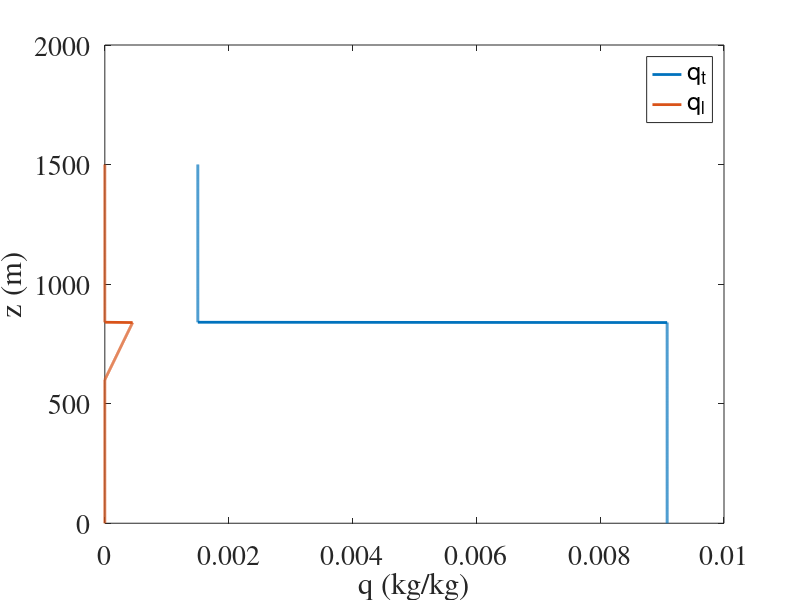
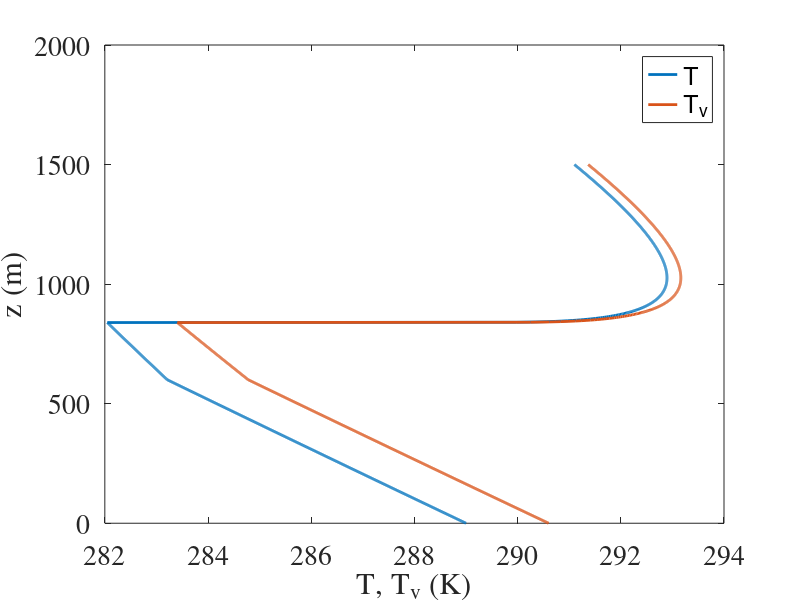
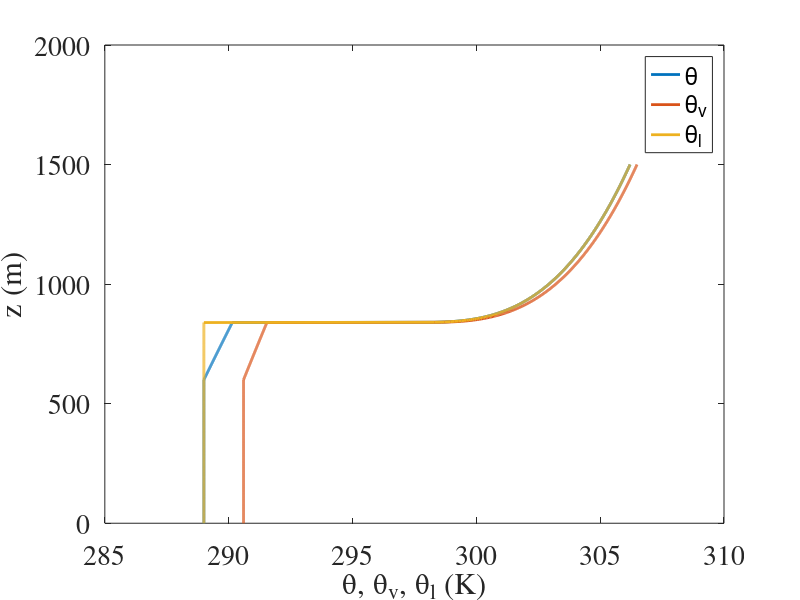
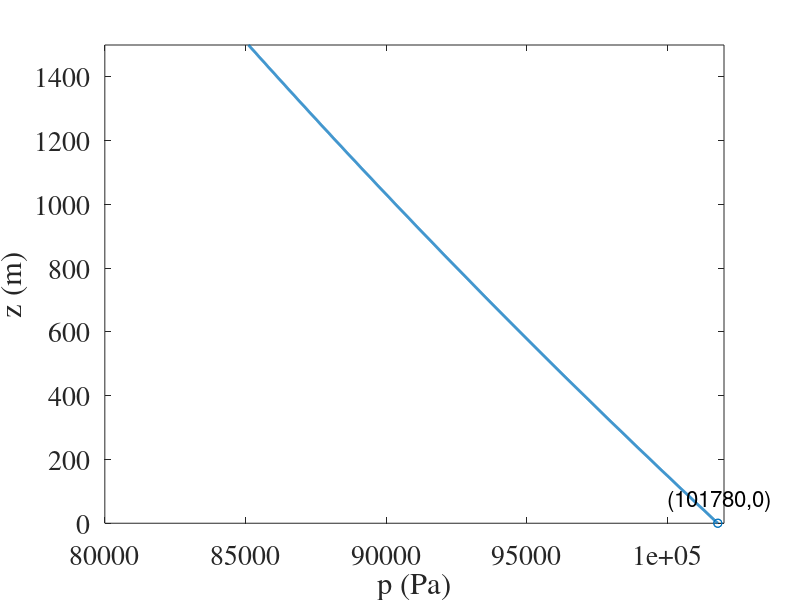

Write MATLAB code to recreate these figures, in order.
%
%
% Initialize Dycoms: 
% see details in CLIMA-doc
%
%
clear all
close all
addpath /Users/simone/Work/Matlab-functions/export_fig/
ifig=1;
write2file = 10;
%

gas_constant   = 8.3144598;
molmass_dryair = 28.97e-3;

R_d     = 287.0
R_v     = 461.5
cp_d    = 1015.0
cv_d    =  717.0
cp_v    = 1859.0
cp_l    = 4181.0
Lv0     = 2.47e6
epsdv   = 1.61
g       = 9.81

p_sfc     = 1.0178e5
rho_sfc   = 1.22;
pi0       =    1;
q_tot_sfc = 9.0e-3;
Rm_sfc    = R_d*(1 + (epsdv - 1)*q_tot_sfc);
T_sfc     = p_sfc/(rho_sfc*Rm_sfc);
T_0       = 285.0; %average b.l. temperature

u    =  7.0;
v    = -5.0;
ztop  = 1500.0

nop = 4;
nzmax    = 2*(150*nop+1);
zh       = linspace(0, ztop, nzmax);
zz       = linspace(0, 300, nzmax);
r_tot    = 0.0*zh;
q_tot    = 0.0*r_tot;
sounding = zeros(nzmax, 6);

%Define q_liq:
zb = 600.0 %cloud bottom
zi = 840.0 %cloud top
q_liq_peak = 0.00045;
dz_cloud = zi - zb;
for k = 1:length(zh)
	
	q_liq(k) =0;
	if zh(k) > zb && zh(k) <= zi	
		q_liq(k) = (zh(k) - zb)*q_liq_peak/dz_cloud;
	end
end

for k = 1:length(zh)

	if ( zh(k) <= zi)
		theta_liq(k)  = 289.0;
		r_tot(k)      = 9.0e-3;                  %kg/kg  specific humidity --> approx. to mixing ratio is ok
		q_tot(k)      = r_tot(k)/(1.0 - r_tot(k));  %total water mixing ratio
	else
		theta_liq(k) = 297.5 + (zh(k) - zi)^(1/3);
		r_tot(k)     = 1.5e-3;                  %kg/kg  specific humidity --> approx. to mixing ratio is ok
		q_tot(k)     = r_tot(k)/(1.0 - r_tot(k));  %total water mixing ratio
	end
end

%Derive T from theta_liq (find roots of non-linear equation p.546 of Stull):
for k = 1:length(zh)
	
	z   = zh(k);
	thl = theta_liq(k);
	rl  = q_liq(k);
	
	%Pressure (what follows is only valid in absence of ice):
	%R_m, c_p
	Rm  = R_d*(1 + (epsdv - 1)*q_tot(k) - epsdv*q_liq(k));
	cpm = cp_d + (cp_v - cp_d)*q_tot(k) + (cp_l - cp_v)*q_liq(k);
	 
	
	
%	[pd, rhod]   = calculate_dry_pressure(z, theta);
	
%	fun = @(x) theta_liq_to_T(x, thl, rl, z); % x is zero that I am looking for: T
%	T = fzero(fun, 300.0);
%	
%	verify = thl - (T + g*z/cp_d) + rl*(Lv0 * (T + g*z/cp_d) /(cp_d*T));
%	
%	if(abs(verify) <= 1e-12)
%		Tz(k) = T;
%	end	
%	
%	%Tv:
%	r_vap(k) = q_tot(k) - q_liq(k);
%	Tv(k) = T*(1 + (epsdv - 1)*q_tot(k) - epsdv*q_liq(k)) ;
%	
%	%theta, thetav:
%	theta(k)  = Tz(k) + g*zh(k)/cp_d;
%	thetav(k) = theta(k)*(1 + (epsdv - 1)*q_tot(k) - epsdv*q_liq(k));
%
%	pd(k)   = p_sfc*(1 - g*zh(k)/(cp_d * theta_liq(1)));
%	p(k)   = pd(k) * (1 + (q_tot(k) - q_liq(k))*R_v/R_d);
%	p1(k)   = (1 + (epsdv - 1)*q_tot(k) - epsdv*q_liq(k))*pd(k);
%	rhod(k) = (p_sfc/(Rm * theta_liq(k)))*(pd(k)/p_sfc)^((cp(k)/Rm - 1));

    %From Tapio in clima-doc
	%Pressure
	H = Rm_sfc * T_0 / g;
	p(k) = p_sfc * exp(-zh(k)/H);
	
	%Exner
	exner = (p(k)/p_sfc)^(R_d/cp_d);
	
	%T, Tv 
	T(k)     = exner*theta_liq(k) + Lv0*q_liq(k)/(cpm*exner);
	Tv(k)    = T(k)*(1 + (epsdv - 1)*q_tot(k) - epsdv*q_liq(k));
	
	%Density
	rho(k)   = p(k)/(Rm*T(k));
	
	%Theta, Thetav
	theta(k)  = T(k)/exner;
	thetav(k) = theta(k)*(1 + (epsdv - 1)*q_tot(k) - epsdv*q_liq(k));
	
end

%
% Plot:
%

%q_tot, q_liq
figure(ifig);
plot(q_tot, zh, 'LineWidth',2)
hold on
plot(q_liq, zh, 'LineWidth',2)
legend('q_t', 'q_l');
xlabel('q (kg/kg)','Fontsize',21,'FontName','Times');
ylabel('z (m)','Fontsize',21,'FontName','Times');
set(gca,'FontName','Times', 'Fontsize',20);
set(gcf, 'Color', 'w');
if(write2file==1)
	outfilename = strcat('dy_mixing_ratios.eps');
	export_fig(outfilename, '-native');
end
ifig = ifig+1;


%T, Tv
figure(ifig);
plot(T, zh, 'LineWidth',2)
hold on
plot(Tv, zh, 'LineWidth',2)
legend('T', 'T_v');
%axis([0.5 4 0 6]);
xlabel('T, T_v (K)','Fontsize',21,'FontName','Times');
ylabel('z (m)','Fontsize',21,'FontName','Times');
set(gca,'FontName','Times', 'Fontsize',20);
set(gcf, 'Color', 'w');
if(write2file==1)
	outfilename = strcat('dy_tempe.eps');
	export_fig(outfilename, '-native');
end
ifig = ifig+1;


%theta, thetav
figure(ifig);
plot(theta, zh, 'LineWidth',2)
hold on
plot(thetav, zh, 'LineWidth',2)
hold on
plot(theta_liq, zh, 'LineWidth',2)
legend('\theta', '\theta_v', '\theta_l');
xlabel('\theta, \theta_v, \theta_l (K)','Fontsize',21,'FontName','Times');
ylabel('z (m)','Fontsize',21,'FontName','Times');
set(gca,'FontName','Times', 'Fontsize',20);
set(gcf, 'Color', 'w');
if(write2file==1)
	outfilename = strcat('dy_pot_temp.eps');
	export_fig(outfilename, '-native');
end
ifig = ifig+1;


%P
figure(ifig);
plot(p, zh, 'LineWidth',2)
%legend('p_d', 'p_m');
xlabel('p (Pa)','Fontsize',21,'FontName','Times');
ylabel('z (m)','Fontsize',21,'FontName','Times');
set(gca,'FontName','Times', 'Fontsize',20);
set(gcf, 'Color', 'w');
axis([80000 102000 0 1500])
%Write pd(z=0)
hold on
scatter([p(1) p(1)], [zh(1) zh(1)], 'o')
str = (['(',num2str(p(1)), ',', num2str(zh(1)),')'])
t = text([100000],[70], str,'FontSize',16)
if(write2file==1)
	outfilename = strcat('dy_press.eps');
	export_fig(outfilename, '-native');
end
ifig = ifig+1;

%rho
figure(ifig);
plot(rho, zh, 'LineWidth',2)
xlabel('\rho (kg/m3)','Fontsize',21,'FontName','Times');
ylabel('z (m)','Fontsize',21,'FontName','Times');
set(gca,'FontName','Times', 'Fontsize',20);
set(gcf, 'Color', 'w');
hold on
%Circle around rho=1.13 and rho=1.22
%rho(z=0)
scatter([rho(1) rho(1)], [zh(1) zh(1)], 'o')
%rho(z=zi)
Irho_zi = min(find(abs(zh - zi) <= 1));
scatter([rho(Irho_zi) rho(Irho_zi)], [zh(Irho_zi) zh(Irho_zi)], 'o')
%rho(z=zb)
Irho_zb = min(find(abs(zh - zb) <= 1));
scatter([rho(Irho_zb) rho(Irho_zb)], [zh(Irho_zb) zh(Irho_zb)], 'o')

clear t
str = (['(',num2str(rho(Irho_zi)), ',', num2str(zh(Irho_zi)),')'])
t = text([1.14],[860], str,'FontSize',16)
str = (['(',num2str(rho(Irho_zb)), ',', num2str(zh(Irho_zb)),')'])
t = text([1.16],[650], str,'FontSize',16)
str = (['(',num2str(rho(1)), ',', num2str(zh(1)),')'])
t = text([1.16],[70], str,'FontSize',16)
if(write2file==1)
	outfilename = strcat('dy_densi.eps');
	export_fig(outfilename, '-native');
end
ifig = ifig+1;
